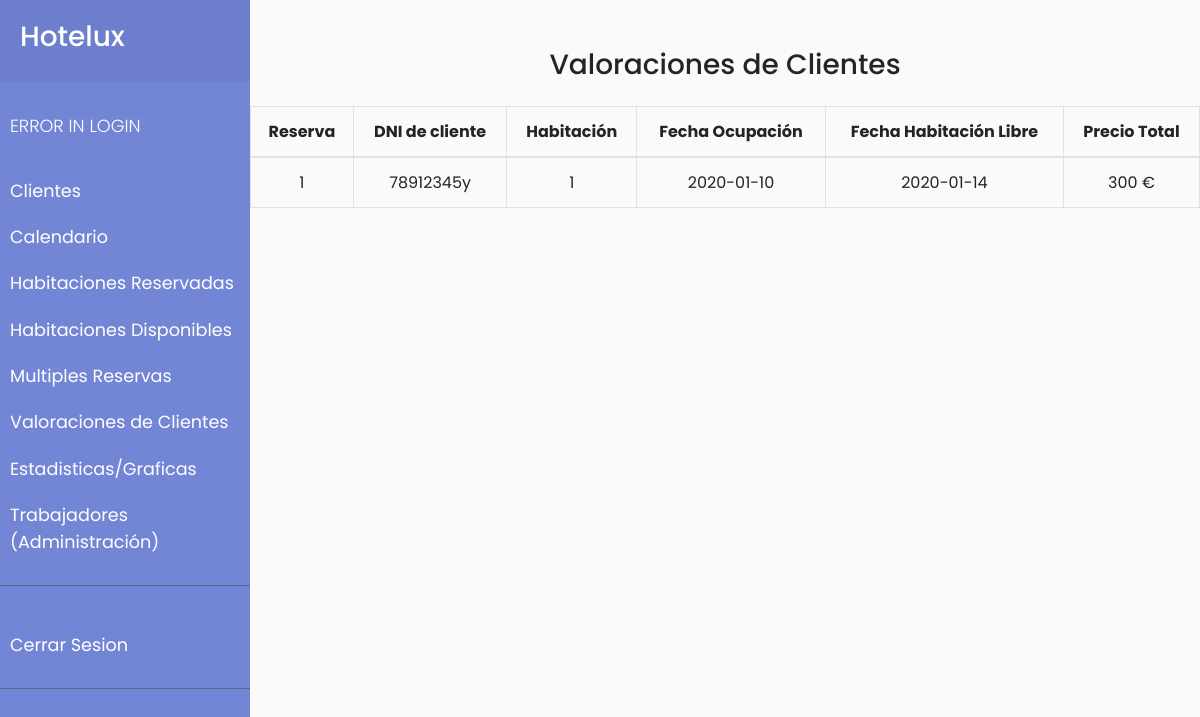
The app's page /habitaciones_reservadas.php, older data.
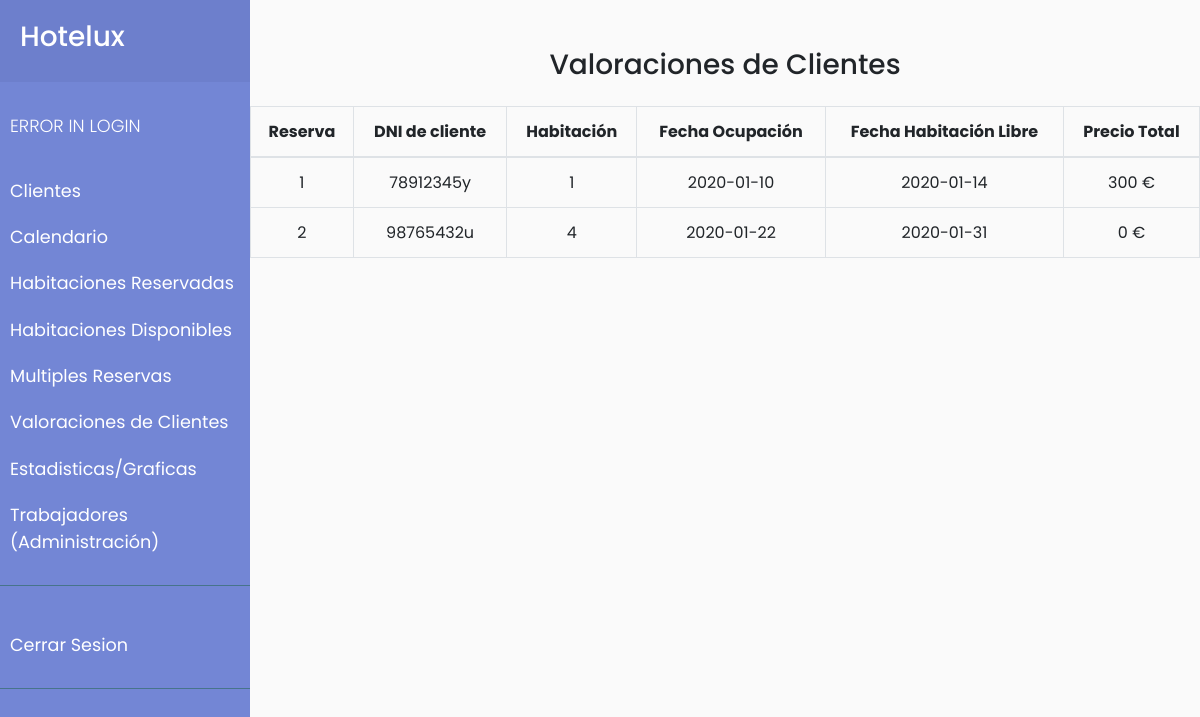
The same page, newer data.
### tables this page shows
CREATE TABLE IF NOT EXISTS `reserva_habitaciones` (
  `BookingDate` date NOT NULL,
  `LeavingDate` date NOT NULL,
  `IdReserva` int(11) NOT NULL,
  `IdHabitacion` int(11) NOT NULL,
  KEY `IdReserva` (`IdReserva`),
  KEY `IdHabitacion` (`IdHabitacion`)
);

CREATE TABLE IF NOT EXISTS `reservas` (
  `IdReserva` int(11) NOT NULL AUTO_INCREMENT,
  `IdCliente` varchar(11) NOT NULL,
  `IdHabitacion` int(11) NOT NULL,
  `TotalPrice` double NOT NULL,
  PRIMARY KEY (`IdReserva`),
  KEY `IdHabitacion` (`IdHabitacion`),
  KEY `IdCliente` (`IdCliente`)
);

### bbdd.php (called while the page is built, shortened)
<?php
function conecta()
{
    $servername = "localhost";
    $user = "root";
    $password = "";
    $dbname = "hotel_erp";
    $conn = new mysqli($servername, $user, $password, $dbname);
    return $conn;
}
function recogerHabitacionesReservadas()
{
    $con = conecta();
    $query = "SELECT * FROM reservas JOIN reserva_habitaciones ON reservas.IdReserva=reserva_habitaciones.IdReserva";
    $result = $con->query($query);
    return $result;
}
?>

### habitaciones_reservadas.php (the view)
<?php
include "bbdd.php";
include 'cabecera.php';
$consultaReservas = recogerHabitacionesReservadas();
?>
<div class="row">
    <div class="col-12">
        <h3 class="text text-center mt-5 mb-4">Valoraciones de Clientes</h3>
    </div>
    <div class="table-responsive">
        <table id="datos_valoraciones" class="table table-bordered table-hover">
            <thead>
                <tr class="text text-center">
                    <th>Reserva</th>
                    <th>DNI de cliente</th>
                    <th>Habitación</th>
                    <th>Fecha Ocupación</th>
                    <th>Fecha Habitación Libre</th>
                    <th>Precio Total</th>
                </tr>
            </thead>
            <tbody>
                <?php
                $resultset = $consultaReservas or die("error base de datos:" . mysqli_error($conn));
                while ($row = mysqli_fetch_assoc($resultset)) {
                    echo "
                        <tr>
                            <td class='text text-center'>" . $row['IdReserva'] . "</td>
                            <td class='text text-center'>" . $row['IdCliente'] . "</td>
                            <td class='text text-center'>" . $row['IdHabitacion'] . "</td>
                            <td class='text text-center'>" . $row['BookingDate'] . "</td>
                            <td class='text text-center'>" . $row['LeavingDate'] . "</td>
                            <td class='text text-center'>" . $row['TotalPrice'] . " €</td>
                        </tr>";
                } ?>
            </tbody>
        </table>
    </div>
</div>

Row changes from the older to the newer data that the page shows:
added reserva_habitaciones: IdReserva "2", IdReserva.IdCliente "98765432u", IdHabitacion "4", BookingDate "2020-01-22", LeavingDate "2020-01-31", IdReserva.TotalPrice "0"
